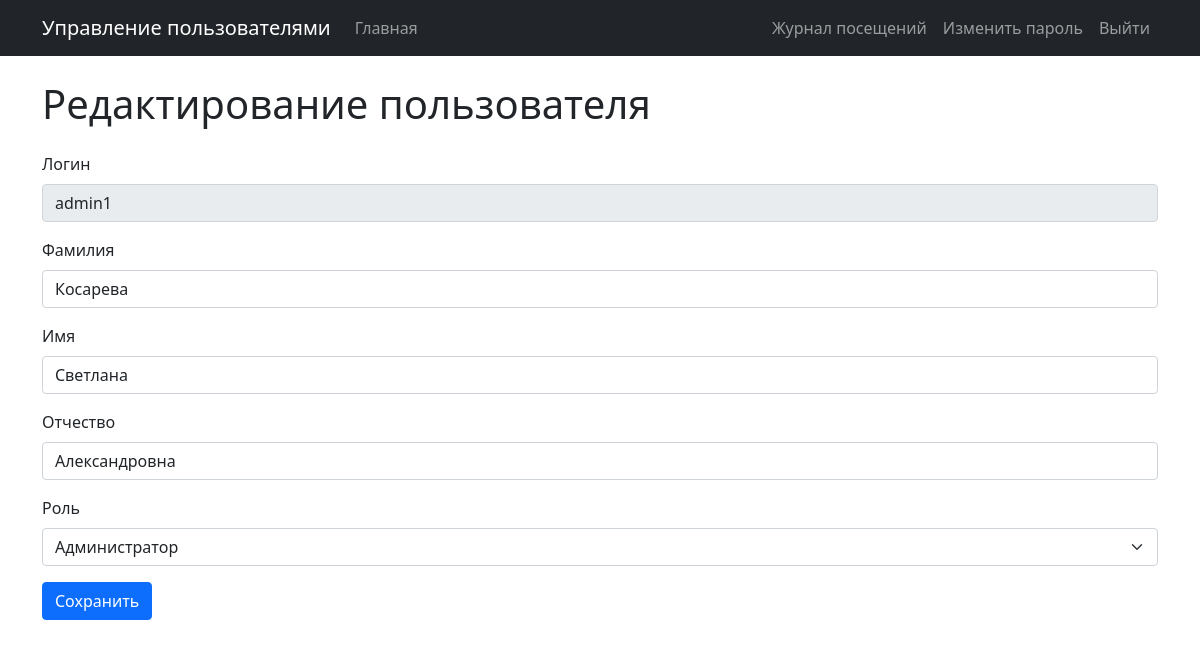
The page /users/2/edit (signed in) on the database its author committed.
### tables this page shows
CREATE TABLE users (
            id INTEGER PRIMARY KEY AUTOINCREMENT,
            login TEXT NOT NULL UNIQUE,
            password_hash TEXT NOT NULL,
            last_name TEXT,
            first_name TEXT NOT NULL,
            middle_name TEXT,
            role_id INTEGER,
            created_at TIMESTAMP DEFAULT CURRENT_TIMESTAMP,
            FOREIGN KEY (role_id) REFERENCES roles(id)
        );

CREATE TABLE roles (
            id INTEGER PRIMARY KEY AUTOINCREMENT,
            name TEXT NOT NULL,
            description TEXT
        );

### lab1_template/app/app.py (the view, shortened to what this page needs)
@app.route('/users/<int:user_id>/edit', methods=['GET', 'POST'])
@login_required
def edit_user(user_id):
    db = get_db()
    user = db.execute('SELECT * FROM users WHERE id = ?', (user_id,)).fetchone()
    roles = db.execute('SELECT id, name FROM roles').fetchall()
    errors = {}
    if not user:
        flash('Пользователь не найден', 'danger')
        return redirect(url_for('index'))
    return render_template('edit_user.html', user=user, roles=roles, errors=errors)

### lab1_template/app/app.py (called while the page is built)
def get_db():
    conn = sqlite3.connect(app.config["DATABASE"])
    conn.row_factory = sqlite3.Row
    return conn

@app.before_request
def log_visit():
    if request.path.startswith("/static/"):
        return
    db = get_db()
    user_id = current_user.id if current_user.is_authenticated else None
    db.execute(
        """
    INSERT INTO visit_logs (path, user_id)
    VALUES (?, ?)
    """,
        (request.path, user_id),
    )
    db.commit()

@login_manager.user_loader
def load_user(user_id):
    db = get_db()
    user_data = db.execute(
        """
    SELECT id, login, password_hash, first_name, last_name, middle_name, role_id, created_at
    FROM users WHERE id = ?
    """,
        (user_id,),
    ).fetchone()
    if user_data:
        return User(
            user_id=user_data["id"],
            login=user_data["login"],
            password_hash=user_data["password_hash"],
            first_name=user_data["first_name"],
            last_name=user_data["last_name"],
            middle_name=user_data["middle_name"],
            role_id=user_data["role_id"],
            created_at=user_data["created_at"],
        )
    return None

    def get_role_name(self):
        db = get_db()
        role = db.execute(
            "SELECT name FROM roles WHERE id = ?", (self.role_id,)
        ).fetchone()
        return role["name"] if role else None

### lab1_template/app/templates/edit_user.html (shortened to what this page needs)
{% extends 'base.html' %}
{% block content %}
<h1 class="mb-4">Редактирование пользователя</h1>
<form method="POST" action="{{ url_for('edit_user', user_id=user['id']) }}">
  <div class="mb-3">
    <label class="form-label">Логин</label>
    <input type="text" class="form-control" value="{{ user['login'] }}" readonly>
  </div>
  <div class="mb-3">
    <label for="last_name" class="form-label">Фамилия</label>
    <input type="text" class="form-control {% if 'last_name' in errors %}is-invalid{% endif %}" id="last_name"
      name="last_name" value="{{ request.form.last_name or user['last_name'] or '' }}">
  </div>
  <div class="mb-3">
    <label for="first_name" class="form-label">Имя</label>
    <input type="text" class="form-control {% if 'first_name' in errors %}is-invalid{% endif %}" id="first_name"
      name="first_name" value="{{ request.form.first_name or user['first_name'] }}" required>
  </div>
  <div class="mb-3">
    <label for="middle_name" class="form-label">Отчество</label>
    <input type="text" class="form-control {% if 'middle_name' in errors %}is-invalid{% endif %}" id="middle_name"
      name="middle_name" value="{{ request.form.middle_name or user['middle_name'] or '' }}">
  </div>
  <div class="mb-3">
    <label for="role_id" class="form-label">Роль</label>
    {% if current_user.role_name == 'Администратор' %}
    <select class="form-select" id="role_id" name="role_id">
      {% for role in roles %}
      <option value="{{ role['id'] }}" {% if user['role_id']==role['id'] %}selected{% endif %}>
        {{ role['name'] }}
      </option>
      {% endfor %}
    </select>
    {% else %}
    <input type="text" class="form-control" value="{{ user.role_name or 'Нет роли' }}" readonly>
    {% endif %}
  </div>
  <button type="submit" class="btn btn-primary">Сохранить</button>
</form>
{% endblock %}

### rows shown on the page
users: login "admin1", last_name "Косарева", first_name "Светлана", middle_name "Александровна", role_id "Администратор"
